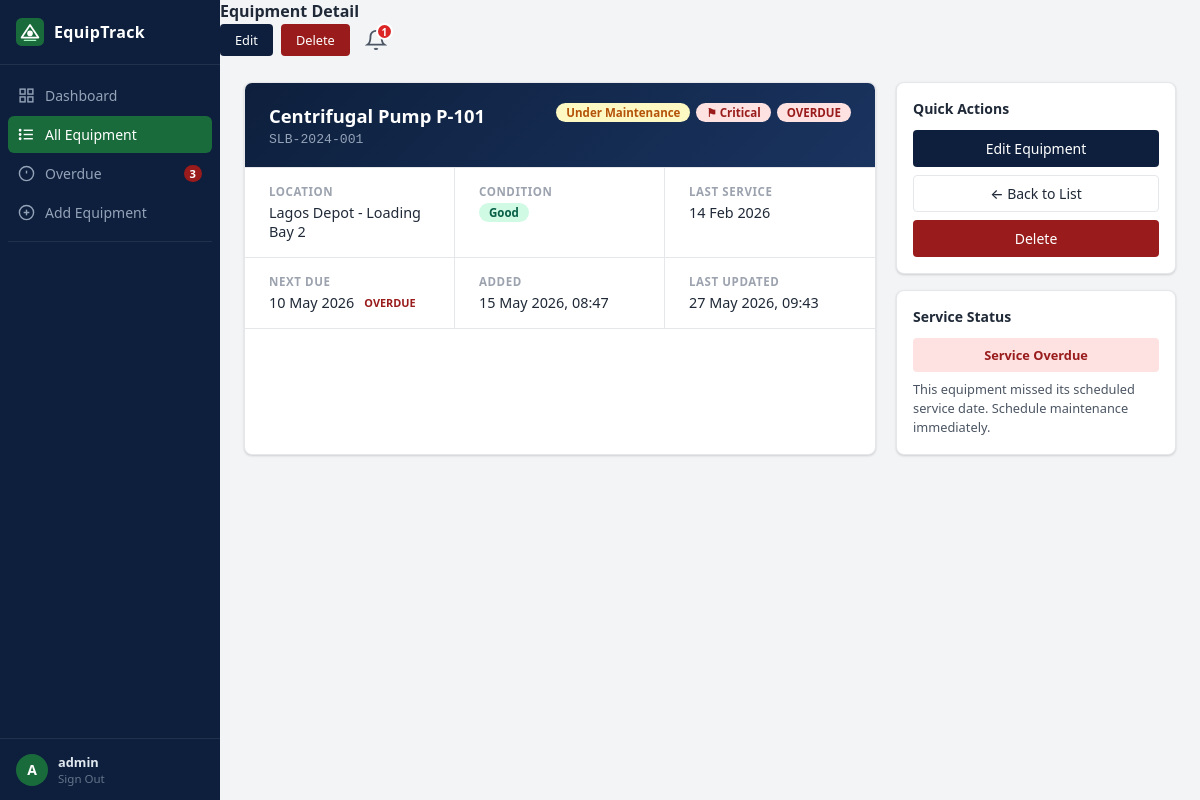
The app's page /equipment/1/ (signed in), older data.
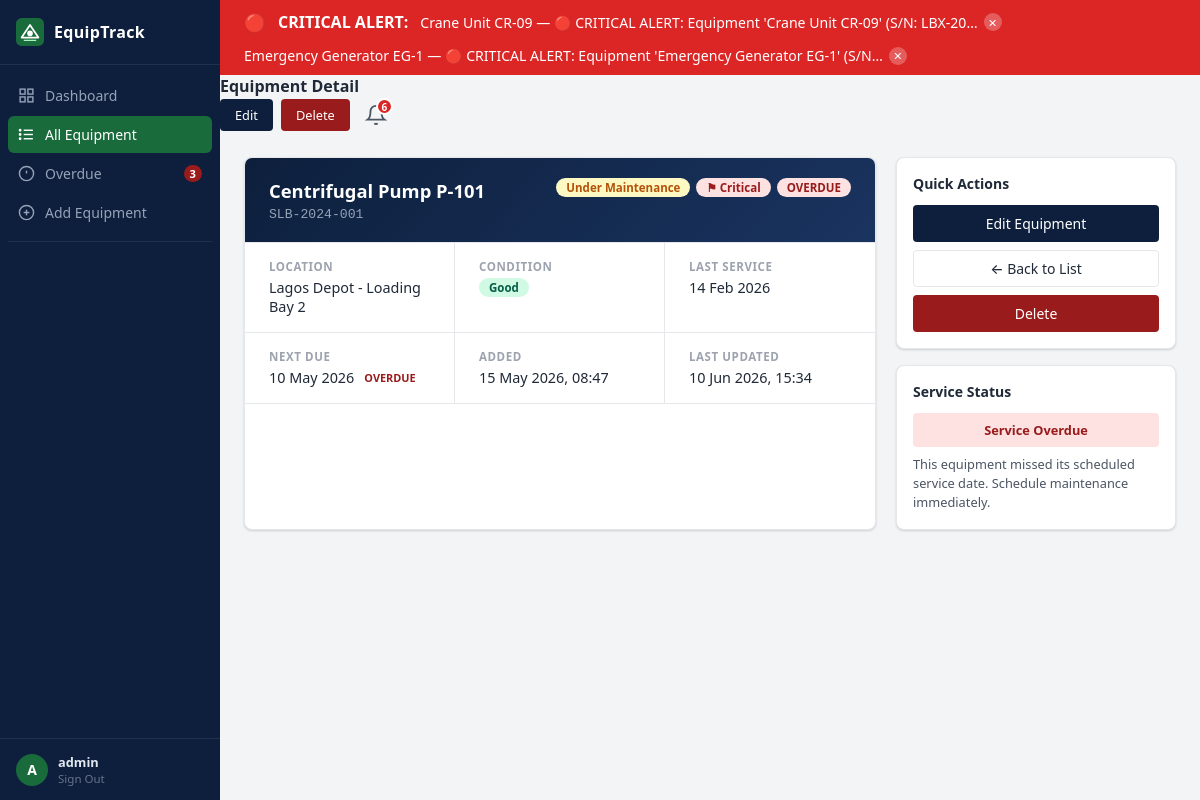
The same page, newer data.
### tracker/models.py (models this page shows, shortened)
class Equipment(models.Model):
    class Condition(models.TextChoices):
        GOOD = "good", "Good"
        FAIR = "fair", "Fair"
        POOR = "poor", "Poor"
    class Status(models.TextChoices):
        IN_SERVICE        = "in_service",        "In Service"
        UNDER_MAINTENANCE = "under_maintenance",  "Under Maintenance"
        OUT_OF_SERVICE    = "out_of_service",     "Out of Service"
    name              = models.CharField(max_length=200)
    serial_number     = models.CharField(max_length=100, unique=True)
    location          = models.CharField(max_length=200)
    condition         = models.CharField(max_length=10, choices=Condition.choices, default=Condition.GOOD)
    status            = models.CharField(max_length=20, choices=Status.choices, default=Status.IN_SERVICE, db_index=True)
    critical          = models.BooleanField(default=False, db_index=True)
    last_service_date = models.DateField(null=True, blank=True)
    next_due_date     = models.DateField(null=True, blank=True, db_index=True)
    notes             = models.TextField(blank=True, default="")
    created_at        = models.DateTimeField(auto_now_add=True)
    updated_at        = models.DateTimeField(auto_now=True)
    @property
    def is_overdue(self):
        if self.next_due_date is None:
            return False
        return self.next_due_date < timezone.now().date()
    class Meta:
        ordering = ["next_due_date"]
        verbose_name = "Equipment"
        verbose_name_plural = "Equipment"

### notifications/models.py (models this page shows, shortened)
class Notification(models.Model):
    STATUS_CHOICES = [
        ('in_service', 'In Service'),
        ('under_maintenance', 'Under Maintenance'),
        ('out_of_service', 'Out Of Service'),
        ('critical', 'Critical'),
        ('overdue', 'Overdue'),
    ]
    equipment = models.ForeignKey(
        'tracker.Equipment',
        on_delete=models.CASCADE,
        related_name='notifications',
    )
    user = models.ForeignKey(
        User,
        on_delete=models.CASCADE,
        null=True,
        blank=True,
    )
    status  = models.CharField(max_length=20, choices=STATUS_CHOICES)
    message = models.TextField()
    is_read = models.BooleanField(default=False)
    is_dismissed = models.BooleanField(default=False)
    created_at = models.DateTimeField(auto_now_add=True)
    class Meta:
        ordering = ['-created_at']

### tracker/views.py (the view)
# urls.py: path('equipment/<int:pk>/',        views.equipment_detail, name='equipment_detail'),
@login_required
def equipment_detail(request, pk):
    equipment = get_object_or_404(Equipment, pk=pk)
    return render(request, 'tracker/equipment_detail.html', {'equipment': equipment, **_stats()})

### notifications/context_processors.py (called while the page is built)
def notifications_processor(request):
    if not request.user.is_authenticated:
        return {}
    unread = Notification.objects.filter(
        user=request.user,
        is_read=False,
        is_dismissed=False,
    ).select_related('equipment').order_by('-created_at')
    critical = unread.filter(status='critical')
    return {
        'unread_notifications': unread,
        'critical_notifications': critical,
        'unread_count': unread.count(),
    }

### tracker/templates/tracker/equipment_detail.html (shortened to what the changed rows need)
{% extends 'tracker/base.html' %}
{% block page_title %}Equipment Detail{% endblock %}
{% block content %}
<div class="detail-layout">
  <div class="detail-card">
    <div class="detail-card__header">
      <div>
        <h2 class="detail-card__title">{{ equipment.name }}</h2>
        <code class="detail-card__serial">{{ equipment.serial_number }}</code>
      </div>
    </div>
    <div class="detail-grid">
      <div class="detail-field">
        <span class="detail-label">Location</span>
        <span class="detail-value">{{ equipment.location }}</span>
      </div>
      <div class="detail-field">
        <span class="detail-label">Last Service</span>
        <span class="detail-value">
          {% if equipment.last_service_date %}{{ equipment.last_service_date|date:"d M Y" }}{% else %}<span class="text-muted">Not recorded</span>{% endif %}
        </span>
      </div>
      <div class="detail-field">
        <span class="detail-label">Next Due</span>
        <span class="detail-value">
          {% if equipment.next_due_date %}
            {{ equipment.next_due_date|date:"d M Y" }}
            {% if equipment.is_overdue %}
              <span class="overdue-tag">OVERDUE</span>
            {% elif equipment.days_until_due <= 14 %}
              <span class="due-soon-tag">Due in {{ equipment.days_until_due }} days</span>
            {% else %}
              <span class="text-muted">({{ equipment.days_until_due }} days)</span>
            {% endif %}
          {% else %}<span class="text-muted">Not scheduled</span>{% endif %}
        </span>
      </div>
      <div class="detail-field">
        <span class="detail-label">Added</span>
        <span class="detail-value">{{ equipment.created_at|date:"d M Y, H:i" }}</span>
      </div>
      <div class="detail-field">
        <span class="detail-label">Last Updated</span>
        <span class="detail-value">{{ equipment.updated_at|date:"d M Y, H:i" }}</span>
      </div>
    </div>
  </div>
</div>
{% endblock %}

### tracker/templates/tracker/base.html (shortened to what this page needs)
{% load static %}
<!DOCTYPE html>
<html lang="en">
<head>
  <link rel="stylesheet" href="{% static 'css/main.css' %}"/>
</head>
<body>
<div class="app-shell">
  <aside class="sidebar">
    <div class="sidebar__brand">
      <span>EquipTrack</span>
    </div>
    <nav class="sidebar__nav">
      <a href="{% url 'tracker:dashboard' %}" class="nav-item {% block nav_dashboard %}{% endblock %}">
        <svg viewBox="0 0 24 24" fill="none" stroke="currentColor" stroke-width="2"><rect x="3" y="3" width="7" height="7"/><rect x="14" y="3" width="7" height="7"/><rect x="14" y="14" width="7" height="7"/><rect x="3" y="14" width="7" height="7"/></svg>
        Dashboard
      </a>
      <a href="{% url 'tracker:equipment_list' %}" class="nav-item {% block nav_list %}{% endblock %}">
        All Equipment
      </a>
      <a href="{% url 'tracker:equipment_overdue' %}" class="nav-item {% block nav_overdue %}{% endblock %}">
        <svg viewBox="0 0 24 24" fill="none" stroke="currentColor" stroke-width="2"><circle cx="12" cy="12" r="10"/><line x1="12" y1="8" x2="12" y2="12"/><line x1="12" y1="16" x2="12.01" y2="16"/></svg>
        Overdue
        {% if overdue and overdue > 0 %}<span class="badge-count">{{ overdue }}</span>{% endif %}
      </a>
      <a href="{% url 'tracker:equipment_create' %}" class="nav-item {% block nav_add %}{% endblock %}">
        <svg viewBox="0 0 24 24" fill="none" stroke="currentColor" stroke-width="2"><circle cx="12" cy="12" r="10"/><line x1="12" y1="8" x2="12" y2="16"/><line x1="8" y1="12" x2="16" y2="12"/></svg>
        Add Equipment
      </a>
      <div class="sidebar__divider"></div>
    </nav>
    <div class="sidebar__user">
      <div class="user-avatar">{{ request.user.username|first|upper }}</div>
      <div class="user-info">
        <span class="user-name">{{ request.user.username }}</span>
        <a href="{% url 'logout' %}" class="user-logout">Sign Out</a>
      </div>
    </div>
  </aside>
  <div class="main-area">
    {% if critical_notifications %}
    <div class="critical-banner" id="criticalBanner">
      <div class="critical-banner__inner">
        <span class="critical-banner__icon">🔴</span>
        <strong>CRITICAL ALERT:</strong>
        {% for note in critical_notifications %}
          <span class="critical-banner__item">
            {{ note.equipment.name }} — {{ note.message|truncatechars:60 }}
            <button class="critical-banner__dismiss"
                    data-id="{{ note.pk }}"
                    data-url="{% url 'notifications:dismiss' note.pk %}">✕</button>
          </span>
        {% endfor %}
      </div>
    </div>
    {% endif %}
    <header class="topbar">
      <div class="topbar__left">
        <h2 class="topbar__title">{% block page_title %}{% endblock %}</h2>
      </div>
      <div class="topbar__right">
        {% block topbar_actions %}{% endblock %}
        {% if user.is_authenticated %}
        <div class="notif-bell" id="notifBell">
          <button class="notif-bell__btn" onclick="toggleDropdown()">
            <svg viewBox="0 0 24 24" fill="none" stroke="currentColor" stroke-width="2" width="22" height="22">
              <path d="M18 8A6 6 0 0 0 6 8c0 7-3 9-3 9h18s-3-2-3-9"/>
              <path d="M13.73 21a2 2 0 0 1-3.46 0"/>
            </svg>
            {% if unread_count > 0 %}
              <span class="notif-bell__badge">{{ unread_count }}</span>
            {% endif %}
          </button>
        </div>
        {% endif %}
      </div>
    </header>
    <main class="page-content">
      {% block content %}{% endblock %}
    </main>
  </div>
</div>
</body>
</html>

Row changes from the older to the newer data that the page shows:
added Notification: equipment.name "Crane Unit CR-09", message "🔴 CRITICAL ALERT: Equipment 'Crane Unit CR-09' (S/N: LBX-20…"
added Notification: equipment.name "Emergency Generator EG-1", message "🔴 CRITICAL ALERT: Equipment 'Emergency Generator EG-1' (S/N…"
changed Equipment "Centrifugal Pump P-101": updated_at "27 May 2026, 09:43" → "10 Jun 2026, 15:34"
Text that changed along with them:
{{ unread_count }}: "1" → "6"
text now shown: "🔴 CRITICAL ALERT:"
